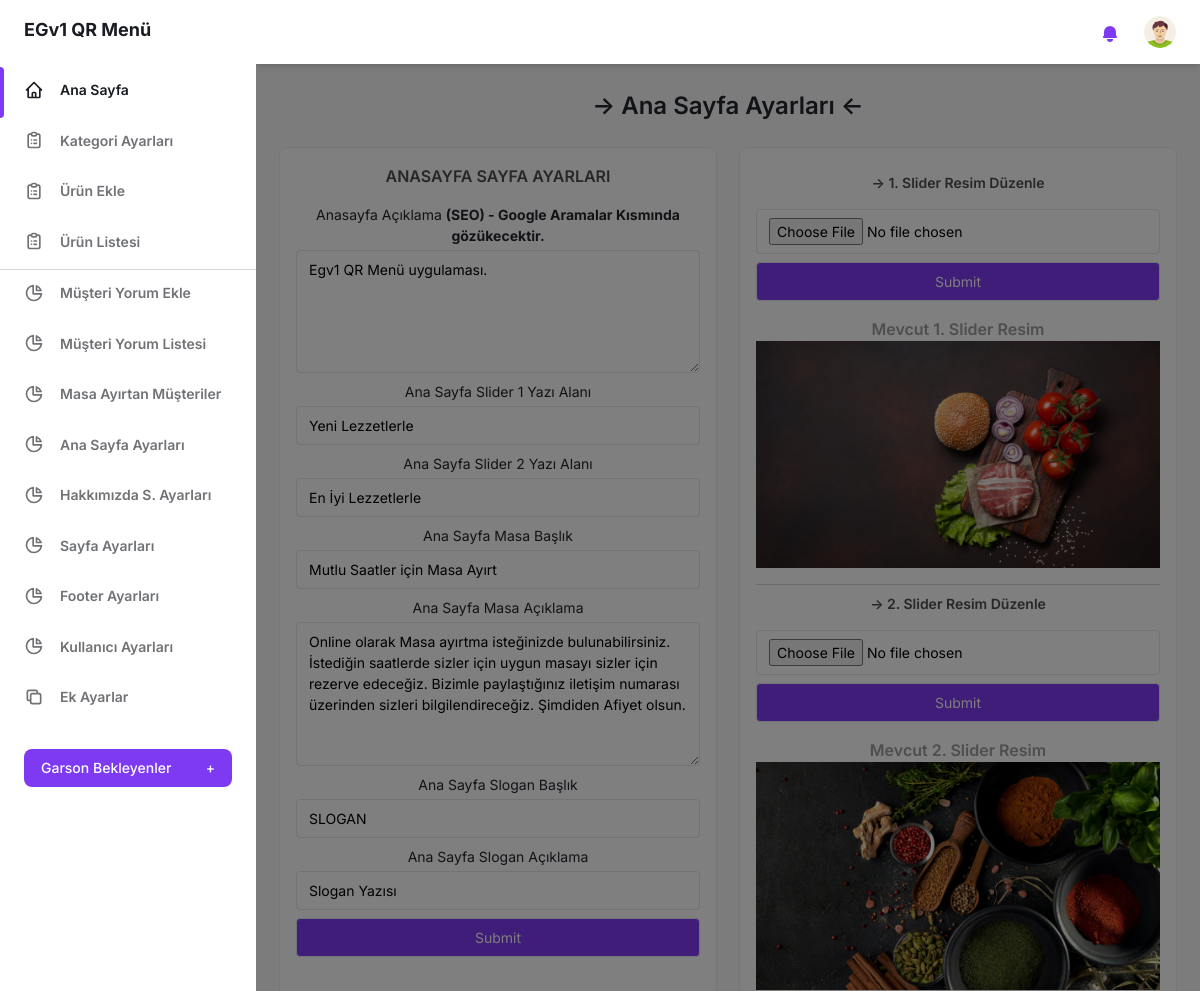
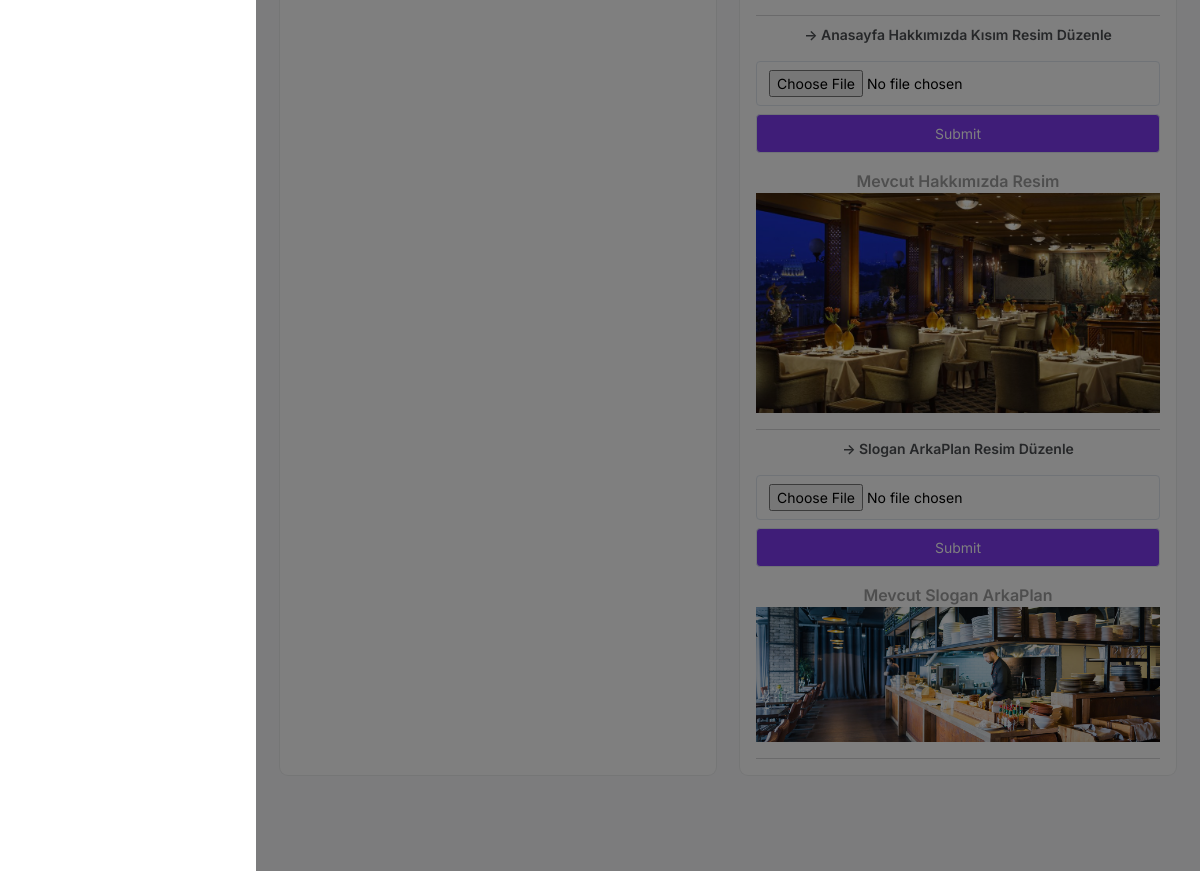
The page /admin-panel/anasayfa-ayarlar.php (signed in) on the database its author committed (2 pictures, top to bottom).
### tables this page shows
CREATE TABLE IF NOT EXISTS `anasayfa_tablosu` (
  `anasayfa_id` int(11) NOT NULL AUTO_INCREMENT,
  `anasayfa_aciklama` varchar(150) NOT NULL,
  `anasayfa_slider1_yazi` varchar(40) NOT NULL,
  `anasayfa_slider1_gorsel` varchar(20) NOT NULL,
  `anasayfa_slider2_yazi` varchar(40) NOT NULL,
  `anasayfa_slider2_gorsel` varchar(20) NOT NULL,
  `anasayfa_hk_gorsel` varchar(20) NOT NULL,
  `anasayfa_masa_baslik` varchar(40) NOT NULL,
  `anasayfa_masa_aciklama` varchar(500) NOT NULL,
  `anasayfa_slogan_baslik` varchar(20) NOT NULL,
  `anasayfa_slogan_aciklama` varchar(40) NOT NULL,
  `anasayfa_slogan_gorsel` varchar(20) NOT NULL,
  PRIMARY KEY (`anasayfa_id`)
);

### admin-panel/anasayfa-ayarlar.php (the view, shortened to what this page needs)
<?php
include("login-kontrol.php");
$anasayfasorgu = $db->prepare("SELECT * FROM anasayfa_tablosu");
$anasayfasorgu->execute();
$anasayfacikti = $anasayfasorgu->fetch(PDO::FETCH_ASSOC);
$slider1resim = $anasayfacikti["anasayfa_slider1_gorsel"];
$slider2resim = $anasayfacikti["anasayfa_slider2_gorsel"];
$hkgorsel = $anasayfacikti["anasayfa_hk_gorsel"];
$slogangorsel = $anasayfacikti["anasayfa_slogan_gorsel"];
?>
<!DOCTYPE html>
<html :class="{ 'theme-dark': dark }" x-data="data()" lang="tr">
<head>
    <link rel="stylesheet" href="./assets/css/tailwind.output.css" />
</head>
<body>
    <div class="flex h-screen bg-gray-50 dark:bg-gray-900" :class="{ 'overflow-hidden': isSideMenuOpen}">
        <?php include("sidebar.php"); ?>
        <div class="flex flex-col flex-1">
            <?php include("header.php"); ?>
            <main class="h-full pb-16 overflow-y-auto">
                <div class="container px-6 mx-auto grid ">
                    <h2 class="my-6 text-2xl font-semibold   text-center text-gray-700 dark:text-gray-200">
                        &RightArrow; Ana Sayfa Ayarları &LeftArrow;
                    </h2>
                    <div class="grid gap-6 mb-8 md:grid-cols-2">
                        <div class="min-w-0 p-4 bg-white rounded-lg text-center shadow-xs dark:bg-gray-800">
                            <h4 class="mb-4 font-semibold text-gray-600 dark:text-gray-300">
                                ANASAYFA SAYFA AYARLARI
                            </h4>
                            <form method="POST">
                                <label class="block text-sm">
                                    <span class="text-gray-700 dark:text-gray-400">Anasayfa Açıklama <b>(SEO) - Google Aramalar Kısmında gözükecektir.</b></span>
                                    <textarea name="anasayfa-aciklama" maxlength="150" rows="5" class="block w-full mt-1 text-sm dark:text-gray-300 dark:border-gray-600 dark:bg-gray-700 form-textarea focus:border-purple-400 focus:outline-none focus:shadow-outline-purple dark:focus:shadow-outline-gray"><?php echo $anasayfacikti["anasayfa_aciklama"] ?></textarea>
                                </label>
                                <label class="block text-sm mt-2">
                                    <span class="text-gray-700 dark:text-gray-400">Ana Sayfa Slider 1 Yazı Alanı</span>
                                    <input type="text" name="anasayfa-slider1-yazi" maxlength="40" value="<?php echo $anasayfacikti["anasayfa_slider1_yazi"] ?>" class="block w-full mt-1 text-sm dark:border-gray-600 dark:bg-gray-700 focus:border-purple-400 focus:outline-none focus:shadow-outline-purple dark:text-gray-300 dark:focus:shadow-outline-gray form-input" required />
                                </label>
                                <label class="block text-sm mt-2">
                                    <span class="text-gray-700 dark:text-gray-400">Ana Sayfa Slider 2 Yazı Alanı</span>
                                    <input type="text" name="anasayfa-slider2-yazi" maxlength="40" value="<?php echo $anasayfacikti["anasayfa_slider2_yazi"] ?>" class="block w-full mt-1 text-sm dark:border-gray-600 dark:bg-gray-700 focus:border-purple-400 focus:outline-none focus:shadow-outline-purple dark:text-gray-300 dark:focus:shadow-outline-gray form-input" required />
                                </label>
                                <label class="block text-sm mt-2">
                                    <span class="text-gray-700 dark:text-gray-400">Ana Sayfa Masa Başlık</span>
                                    <input type="text" name="anasayfa-masa-baslik" maxlength="40" value="<?php echo $anasayfacikti["anasayfa_masa_baslik"] ?>" class="block w-full mt-1 text-sm dark:border-gray-600 dark:bg-gray-700 focus:border-purple-400 focus:outline-none focus:shadow-outline-purple dark:text-gray-300 dark:focus:shadow-outline-gray form-input" required />
                                </label>
                                <label class="block text-sm mt-2">
                                    <span class="text-gray-700 dark:text-gray-400">Ana Sayfa Masa Açıklama </span>
                                    <textarea name="anasayfa-masa-aciklama" maxlength="150" rows="6" class="block w-full mt-1 text-sm dark:text-gray-300 dark:border-gray-600 dark:bg-gray-700 form-textarea focus:border-purple-400 focus:outline-none focus:shadow-outline-purple dark:focus:shadow-outline-gray"><?php echo $anasayfacikti["anasayfa_masa_aciklama"] ?></textarea>
                                </label>
                                <label class="block text-sm mt-2">
                                    <span class="text-gray-700 dark:text-gray-400">Ana Sayfa Slogan Başlık</span>
                                    <input type="text" name="anasayfa-slogan-baslik" maxlength="20" value="<?php echo $anasayfacikti["anasayfa_slogan_baslik"] ?>" class="block w-full mt-1 text-sm dark:border-gray-600 dark:bg-gray-700 focus:border-purple-400 focus:outline-none focus:shadow-outline-purple dark:text-gray-300 dark:focus:shadow-outline-gray form-input" required />
                                </label>
                                <label class="block text-sm mt-2">
                                    <span class="text-gray-700 dark:text-gray-400">Ana Sayfa Slogan Açıklama </span>
                                    <input type="text" name="anasayfa-slogan-aciklama" maxlength="40" value="<?php echo $anasayfacikti["anasayfa_slogan_aciklama"] ?>" class="block w-full mt-1 text-sm dark:border-gray-600 dark:bg-gray-700 focus:border-purple-400 focus:outline-none focus:shadow-outline-purple dark:text-gray-300 dark:focus:shadow-outline-gray form-input" required />
                                </label>
                                <label class="block text-sm mt-2">
                                    <input type="submit" name="anasayfa-ayarlari" class="block w-full mt-1 bg-purple-600 text-sm text-white dark:border-gray-600 dark:bg-gray-700 focus:border-purple-400 focus:outline-none focus:shadow-outline-purple dark:text-gray-300 dark:focus:shadow-outline-gray form-input" />
                                </label>
                            </form>
                        </div>
                        <div class="min-w-0 p-4 bg-white rounded-lg text-center shadow-xs dark:bg-gray-800">
                            <form enctype="multipart/form-data" method="POST">
                                <label class="block text-sm mt-2">
                                    <h4 class="mb-4 font-semibold text-gray-600 dark:text-gray-300">&RightArrow; 1. Slider Resim Düzenle </h4>
                                    <input type="file" name="slider1-resim" class="block w-full mt-1 text-sm dark:border-gray-600 dark:bg-gray-700 focus:border-purple-400 focus:outline-none focus:shadow-outline-purple dark:text-gray-300 dark:focus:shadow-outline-gray form-input" required />
                                </label>
                                <label class="block text-sm mt-2">
                                    <input type="submit" name="slider1-resim-dz" class="block w-full mt-1 bg-purple-600 text-sm text-white dark:border-gray-600 dark:bg-gray-700 focus:border-purple-400  focus:shadow-outline-purple dark:text-gray-300 dark:focus:shadow-outline-gray form-input" />
                                </label>
                            </form>
                            <h4 class="mt-4  text-center font-semibold text-gray-400 dark:text-gray-300">
                                Mevcut 1. Slider Resim
                                <center> <img src="../images/<?php echo $slider1resim ?>" alt=""></center>
                            </h4>
                            <hr class="mt-4">
                            <form enctype="multipart/form-data" method="POST">
                                <label class="block text-sm mt-2">
                                    <h4 class="mb-4 font-semibold text-gray-600 dark:text-gray-300">&RightArrow; 2. Slider Resim Düzenle </h4>
                                    <input type="file" name="slider2-resim" class="block w-full mt-1 text-sm dark:border-gray-600 dark:bg-gray-700 focus:border-purple-400 focus:outline-none focus:shadow-outline-purple dark:text-gray-300 dark:focus:shadow-outline-gray form-input" required />
                                </label>
                                <label class="block text-sm mt-2">
                                    <input type="submit" name="slider2-resim-dz" class="block w-full mt-1 bg-purple-600 text-sm text-white dark:border-gray-600 dark:bg-gray-700 focus:border-purple-400 focus:outline-none focus:shadow-outline-purple dark:text-gray-300 dark:focus:shadow-outline-gray form-input" />
                                </label>
                            </form>
                            <h4 class="mt-4  text-center font-semibold text-gray-400 dark:text-gray-300">
                                Mevcut 2. Slider Resim
                                <center> <img src="../images/<?php echo $slider2resim ?>" alt=""></center>
                            </h4>
                            <hr class="mt-4">
                            <form enctype="multipart/form-data" method="POST">
                                <label class="block text-sm mt-2">
                                    <h4 class="mb-4 font-semibold text-gray-600 dark:text-gray-300">&RightArrow; Anasayfa Hakkımızda Kısım Resim Düzenle </h4>
                                    <input type="file" name="hakkimizda-resim" class="block w-full mt-1 text-sm dark:border-gray-600 dark:bg-gray-700 focus:border-purple-400 focus:outline-none focus:shadow-outline-purple dark:text-gray-300 dark:focus:shadow-outline-gray form-input" required />
                                </label>
                                <label class="block text-sm mt-2">
                                    <input type="submit" name="hakkimizda-resim-dz" class="block w-full mt-1 bg-purple-600 text-sm text-white dark:border-gray-600 dark:bg-gray-700 focus:border-purple-400 focus:outline-none focus:shadow-outline-purple dark:text-gray-300 dark:focus:shadow-outline-gray form-input" />
                                </label>
                            </form>
                            <h4 class="mt-4  text-center font-semibold text-gray-400 dark:text-gray-300">
                                Mevcut Hakkımızda Resim
                                <center> <img src="../images/<?php echo $hkgorsel ?>" alt=""></center>
                            </h4>
                            <hr class="mt-4">
                            <form enctype="multipart/form-data" method="POST">
                                <label class="block text-sm mt-2">
                                    <h4 class="mb-4 font-semibold text-gray-600 dark:text-gray-300">&RightArrow; Slogan ArkaPlan Resim Düzenle </h4>
                                    <input type="file" name="slogan-resim" class="block w-full mt-1 text-sm dark:border-gray-600 dark:bg-gray-700 focus:border-purple-400 focus:outline-none focus:shadow-outline-purple dark:text-gray-300 dark:focus:shadow-outline-gray form-input" required />
                                </label>
                                <label class="block text-sm mt-2">
                                    <input type="submit" name="slogan-resim-dz" class="block w-full mt-1 bg-purple-600 text-sm text-white dark:border-gray-600 dark:bg-gray-700 focus:border-purple-400 focus:outline-none focus:shadow-outline-purple dark:text-gray-300 dark:focus:shadow-outline-gray form-input" />
                                </label>
                            </form>
                            <h4 class="mt-4  text-center font-semibold text-gray-400 dark:text-gray-300">
                                Mevcut Slogan ArkaPlan
                                <center> <img src="../images/<?php echo $slogangorsel ?>" alt=""></center>
                            </h4>
                            <hr class="mt-4">
                        </div>
                    </div>
                </div>
            </main>
        </div>
    </div>
</body>
</html>

### rows shown on the page
anasayfa_tablosu: anasayfa-aciklama "Egv1 QR Menü uygulaması.", anasayfa-slider1-yazi "Yeni Lezzetlerle", anasayfa-slider2-yazi "En İyi Lezzetlerle", anasayfa-masa-baslik "Mutlu Saatler için Masa Ayırt", anasayfa-masa-aciklama "Online olarak Masa ayırtma isteğinizde bulunabilirsiniz. İstediğin saatlerde sizler için uygun masayı sizler için rezerve edeceğiz. Bizimle paylaştığınız iletişim numarası üzerinden sizleri bilgilendireceğiz. Şimdiden Afiyet olsun.", anasayfa-slogan-baslik "SLOGAN", anasayfa-slogan-aciklama "Slogan Yazısı", anasayfa_slider1_gorsel (picture), anasayfa_slider2_gorsel (picture), anasayfa_hk_gorsel (picture), anasayfa_slogan_gorsel (picture)
